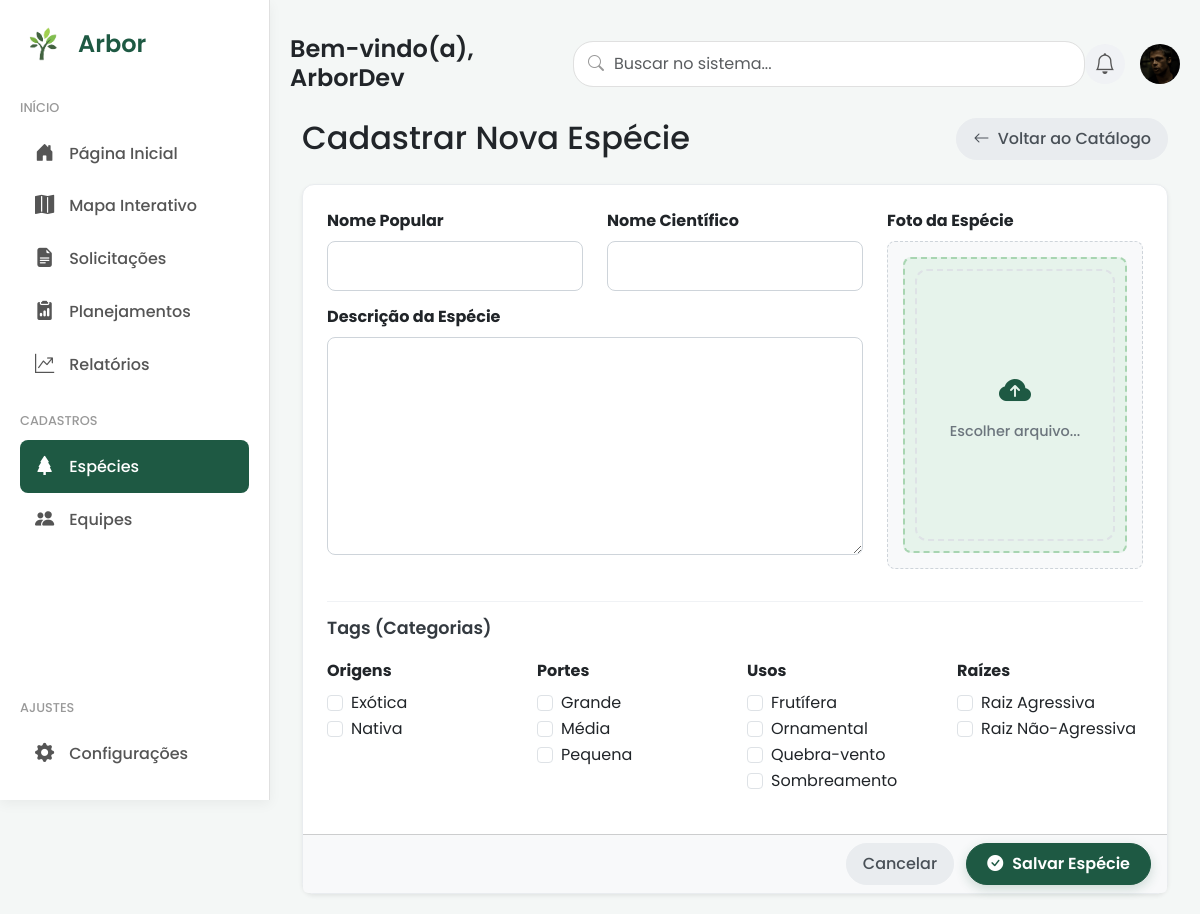
/especies/nova/ (signed in), run on the app's committed database.
### core/models.py (models this page shows, shortened)
class Profile(models.Model):
    user = models.OneToOneField(User, on_delete=models.CASCADE)
    imagem = models.ImageField(default='profile_pics/default.jpg', upload_to='profile_pics')
    cidade_principal = models.ForeignKey(
        CidadePermitida,
        on_delete=models.SET_NULL, # Se a cidade for apagada, não apaga o perfil
        null=True,
        blank=True,
        related_name="usuarios_residentes"
    )
    cidades_secundarias = models.ManyToManyField(
        CidadePermitida,
        blank=True,
        related_name="usuarios_visitantes"
    )

class TagCategory(models.Model):
    nome = models.CharField(max_length=50, unique=True)
    class Meta:
        verbose_name = "Categoria de Tag"
        verbose_name_plural = "Categorias de Tags"

class Tag(models.Model):
    nome = models.CharField(max_length=50, unique=True, help_text="Ex: Nativa, Frutífera, Ornamental")
    cor_fundo = models.CharField(max_length=7, default="#E9ECEF", help_text="Cor de fundo da tag (formato HEX, ex: #E9ECEF)")
    cor_texto = models.CharField(max_length=7, default="#495057", help_text="Cor do texto da tag (formato HEX, ex: #495057)")
    categoria = models.ForeignKey(TagCategory, on_delete=models.CASCADE, related_name="tags", null=True)
    class Meta:
        verbose_name = "Tag"
        verbose_name_plural = "Tags"
        ordering = ['categoria__nome', 'nome']

### core/views.py (the view)
# urls.py: path('especies/nova/', especie_create, name='especie_create'),
@login_required
def especie_create(request):
    if request.method == 'POST':
        form = EspecieForm(request.POST, request.FILES)
        if form.is_valid():
            form.save()
            messages.success(request, 'Nova espécie cadastrada no catálogo!')
            return redirect('especie_list')
    else:
        form = EspecieForm()
    categorias_com_tags = TagCategory.objects.prefetch_related('tags').all()
    context = {
        'form': form,
        'titulo': 'Cadastrar Nova Espécie',
        'categorias_com_tags': categorias_com_tags # Mandando para o template
    }
    return render(request, 'core/especie_form.html', context)

### core/forms.py
class EspecieForm(forms.ModelForm):
    class Meta:
        model = Especie
        fields = ['nome_popular', 'nome_cientifico', 'descricao', 'imagem', 'tags']
        labels = {
            'nome_popular': 'Nome Popular',
            'nome_cientifico': 'Nome Científico',
            'descricao': 'Descrição da Espécie',
            'imagem': 'Foto da Espécie',
            'tags': 'Tags (Categorias)',
        }
        widgets = {
            'nome_popular': forms.TextInput(attrs={
                'class': 'form-control-custom',
                'autocomplete': 'off'
            }),
            'nome_cientifico': forms.TextInput(attrs={
                'class': 'form-control-custom',
                'autocomplete': 'off'
            }),
            'descricao': forms.Textarea(attrs={
                'class': 'form-control-custom',
                'autocomplete': 'off',
                'rows': 4
            }),
            'imagem': forms.ClearableFileInput(attrs={'class': 'd-none'}),
            'tags': forms.CheckboxSelectMultiple(attrs={'class': 'form-check-input'}),
        }

### core/models.py (called while the page is built)
    def __str__(self):
        return self.nome_popular

### core/templates/core/especie_form.html (shortened to what this page needs)
{% extends 'core/base_app.html' %}
{% block content %}
<div class="page-header d-flex justify-content-between align-items-center mb-4">
    <h2 class="mb-0">{{ titulo }}</h2>
    <a href="{% url 'especie_list' %}" class="btn btn-secondary-custom">
        <i class="bi bi-arrow-left me-1"></i>
        Voltar ao Catálogo
    </a>
</div>
<form method="POST" enctype="multipart/form-data">
    <div class="card shadow-sm">
        <div class="card-body p-4">
            <div class="row">
                <div class="col-lg-8">
                    <div class="row">
                        <div class="col-md-6 mb-3">
                            <label class="form-label fw-bold">{{ form.nome_popular.label }}</label>
                            {{ form.nome_popular }}
                        </div>
                        <div class="col-md-6 mb-3">
                            <label class="form-label fw-bold">{{ form.nome_cientifico.label }}</label>
                            {{ form.nome_cientifico }}
                        </div>
                    </div>
                    <div class="mb-3">
                        <label class="form-label fw-bold">{{ form.descricao.label }}</label>
                        {{ form.descricao }}
                    </div>
                </div>
                <div class="col-lg-4 d-flex flex-column">
                    <label class="form-label fw-bold">{{ form.imagem.label }}</label>
                    <div class="image-upload-area flex-grow-1 d-flex flex-column">
                        <div class="custom-file-upload-container d-flex flex-column flex-grow-1 {% if form.instance.imagem %}d-none{% endif %}">
                            <label for="{{ form.imagem.id_for_label }}" class="custom-file-upload w-100 h-100">
                                <i class="bi bi-cloud-arrow-up-fill"></i>
                                <span id="file-name-display">Escolher arquivo...</span>
                            </label>
                        </div>
                    </div>
                </div>
            </div>
            <div class="form-section pt-3">
                <h6 class="form-section-title">Tags (Categorias)</h6>
                <div class="row">
                    {% for categoria in categorias_com_tags %}
                    <div class="col-lg-3 col-md-6 mb-3">
                        <strong class="d-block mb-2">{{ categoria.nome }}</strong>
                        {% for tag in categoria.tags.all %}
                        <div class="form-check">
                            <input class="form-check-input" type="checkbox" name="tags" value="{{ tag.id }}" id="tag-{{ tag.id }}"
                                {% if tag in form.instance.tags.all %}checked{% endif %}>
                            <label class="form-check-label" for="tag-{{ tag.id }}">
                                {{ tag.nome }}
                            </label>
                        </div>
                        {% endfor %}
                    </div>
                    {% endfor %}
                </div>
            </div>
        </div>
        <div class="card-footer text-end bg-light">
            <a href="{% url 'especie_list' %}" class="btn btn-secondary-custom me-2">Cancelar</a>
            <button type="submit" class="btn btn-principal-acao">
                <i class="bi bi-check-circle-fill me-1"></i>
                {% if form.instance.pk %}
                    Atualizar Espécie
                {% else %}
                    Salvar Espécie
                {% endif %}
            </button>
        </div>
    </div>
</form>
{% endblock %}

### core/templates/core/base_app.html (shortened to what this page needs)
{% load static %}
<!doctype html>
<html lang="pt-br">
  <head>
    <link href="https://cdn.jsdelivr.net/npm/bootstrap@5.3.3/dist/css/bootstrap.min.css" rel="stylesheet">
    <link rel="stylesheet" href="https://cdn.jsdelivr.net/npm/bootstrap-icons@1.11.3/font/bootstrap-icons.min.css">
    <link rel="stylesheet" href="https://unpkg.com/leaflet@1.9.4/dist/leaflet.css" />
    <link rel="stylesheet" href="https://cdnjs.cloudflare.com/ajax/libs/leaflet.draw/1.0.4/leaflet.draw.css" />
    <link rel="stylesheet" href="https://unpkg.com/leaflet.markercluster@1.4.1/dist/MarkerCluster.css" />
    <link rel="stylesheet" href="https://unpkg.com/leaflet.markercluster@1.4.1/dist/MarkerCluster.Default.css" />
    <link href="https://cdn.jsdelivr.net/npm/select2@4.1.0-rc.0/dist/css/select2.min.css" rel="stylesheet" />
    <link rel="stylesheet" href="{% static 'core/css/custom.css' %}">
  </head>
  <body class="app-body">
    <div class="app-container">
        <nav class="sidebar">
            <div>
                <div class="sidebar-header">
                    <div class="sidebar-logo">
                        <img src="{% static 'core/img/arvore-logo-verde.png' %}" alt="Logo Arbor" style="width: 48px;">
                        <span class="sidebar-logo-text">Arbor</span>
                    </div>
                </div>
                <ul class="sidebar-menu">
                    <li class="menu-header"><span>Início</span></li>
                    <li><a href="{% url 'home' %}" class="{% if request.resolver_match.url_name == 'home' %}active{% endif %}"><i class="bi bi-house-door-fill"></i><span class="menu-text"> Página Inicial</span></a></li>
                    <li><a href="{% url 'mapa' %}" class="{% if request.resolver_match.url_name == 'mapa' %}active{% endif %}"><i class="bi bi-map-fill"></i><span class="menu-text"> Mapa Interativo</span></a></li>
                    <li><a href="{% url 'solicitacao_list' %}" class=""><i class="bi bi-file-earmark-text-fill"></i><span class="menu-text"> Solicitações</span></a></li>
                    <li><a href="{% url 'planejamentos' %}" class="{% if pagina == 'planejamentos' %}active{% endif %}"><i class="bi bi-clipboard2-data-fill"></i><span class="menu-text"> Planejamentos</span></a></li> </span></a></li>
                    <li><a href="{% url 'relatorios' %}" class="{% if request.resolver_match.url_name == 'relatorios' %}active{% endif %}"><i class="bi bi-graph-up-arrow"></i><span class="menu-text"> Relatórios</span></a></li>
                    <li class="menu-header"><span>Cadastros</span></li>
                    <li><a href="{% url 'especie_list' %}" class="{% if 'especie' in request.resolver_match.url_name %}active{% endif %}"><i class="bi bi-tree-fill"></i><span class="menu-text"> Espécies</span></a></li>
                    <li><a href="{% url 'equipe_list' %}" class="{% if 'equipe' in request.resolver_match.url_name %}active{% endif %}"><i class="bi bi-people-fill"></i><span class="menu-text"> Equipes</span></a></li>
                </ul>
            </div>
            <div class="sidebar-footer">
                <ul class="sidebar-menu">
                    <li class="menu-header"><span>Ajustes</span></li>
                    <li><a href="{% url 'configuracoes' %}"><i class="bi bi-gear-fill"></i><span class="menu-text"> Configurações</span></a></li>
                </ul>
            </div>
        </nav>
        <main class="main-content">
            <header class="main-header">
                <div class="header-greeting">
                    <h4>Bem-vindo(a), {{ user.first_name|default:user.username }}</h4>
                </div>
                <div class="header-search">
                    <form action="{% url 'search_results' %}" method="get" class="d-flex">
                        <i class="bi bi-search"></i>
                        <input class="form-control" type="search" name="q" placeholder="Buscar no sistema..." aria-label="Search">
                    </form>
                </div>
                <div class="header-actions">
                    <a href="#" class="header-icon-btn" data-bs-toggle="tooltip" data-bs-placement="bottom" title="Notificações">
                        <i class="bi bi-bell"></i>
                    </a>
                    <div class="dropdown profile-dropdown">
                        <a href="#" class="d-block link-dark text-decoration-none dropdown-toggle" id="dropdownUser1" data-bs-toggle="dropdown" aria-expanded="false">
                            <img src="{{ user.profile.imagem.url }}" alt="Foto do Perfil" width="40" height="40" class="rounded-circle">
                        </a>
                    </div>
                </div>
            </header>
            <div class="page-content">
                <div class="container-xl">
                    {% block content %}{% endblock %}
                </div>
            </div>
        </main>
    </div>
  </body>
</html>

### data on the page
TagCategory: nome "Origens"
Tag: nome "Exótica"
Tag: nome "Nativa"
TagCategory: nome "Portes"
Tag: nome "Grande"
Tag: nome "Média"
Tag: nome "Pequena"
TagCategory: nome "Usos"
Tag: nome "Frutífera"
Tag: nome "Ornamental"
Tag: nome "Quebra-vento"
Tag: nome "Sombreamento"
TagCategory: nome "Raízes"
Tag: nome "Raiz Agressiva"
Tag: nome "Raiz Não-Agressiva"

### other printed values
{{ user.first_name|default:user.username }} "ArborDev"
{{ titulo }} "Cadastrar Nova Espécie"
